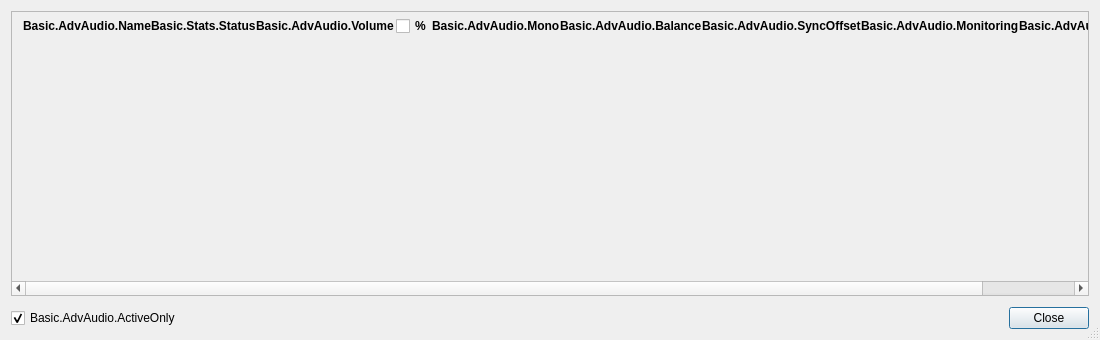
<?xml version="1.0" encoding="UTF-8"?>
<ui version="4.0">
 <class>OBSAdvAudio</class>
 <widget class="QDialog" name="OBSAdvAudio">
  <property name="geometry">
   <rect>
    <x>0</x>
    <y>0</y>
    <width>1100</width>
    <height>340</height>
   </rect>
  </property>
  <property name="sizePolicy">
   <sizepolicy hsizetype="Preferred" vsizetype="Preferred">
    <horstretch>0</horstretch>
    <verstretch>0</verstretch>
   </sizepolicy>
  </property>
  <property name="contextMenuPolicy">
   <enum>Qt::ContextMenuPolicy::CustomContextMenu</enum>
  </property>
  <property name="windowTitle">
   <string>Basic.AdvAudio</string>
  </property>
  <property name="sizeGripEnabled">
   <bool>true</bool>
  </property>
  <layout class="QGridLayout" name="gridLayout">
   <property name="leftMargin">
    <number>11</number>
   </property>
   <property name="topMargin">
    <number>11</number>
   </property>
   <property name="rightMargin">
    <number>11</number>
   </property>
   <property name="bottomMargin">
    <number>11</number>
   </property>
   <property name="verticalSpacing">
    <number>11</number>
   </property>
   <item row="1" column="0">
    <layout class="QHBoxLayout" name="horizontalLayout">
     <property name="spacing">
      <number>7</number>
     </property>
     <item>
      <widget class="QCheckBox" name="activeOnly">
       <property name="text">
        <string>Basic.AdvAudio.ActiveOnly</string>
       </property>
       <property name="checked">
        <bool>true</bool>
       </property>
      </widget>
     </item>
     <item>
      <spacer name="horizontalSpacer">
       <property name="orientation">
        <enum>Qt::Orientation::Horizontal</enum>
       </property>
       <property name="sizeHint" stdset="0">
        <size>
         <width>40</width>
         <height>20</height>
        </size>
       </property>
      </spacer>
     </item>
     <item>
      <widget class="QPushButton" name="closeButton">
       <property name="text">
        <string>Close</string>
       </property>
      </widget>
     </item>
    </layout>
   </item>
   <item row="0" column="0">
    <widget class="QScrollArea" name="scrollArea">
     <property name="sizePolicy">
      <sizepolicy hsizetype="Expanding" vsizetype="Expanding">
       <horstretch>0</horstretch>
       <verstretch>0</verstretch>
      </sizepolicy>
     </property>
     <property name="sizeAdjustPolicy">
      <enum>QAbstractScrollArea::SizeAdjustPolicy::AdjustToContents</enum>
     </property>
     <property name="widgetResizable">
      <bool>true</bool>
     </property>
     <widget class="QWidget" name="scrollAreaWidgetContents">
      <property name="geometry">
       <rect>
        <x>0</x>
        <y>0</y>
        <width>1157</width>
        <height>262</height>
       </rect>
      </property>
      <layout class="QGridLayout" name="gridLayout_3">
       <property name="leftMargin">
        <number>0</number>
       </property>
       <property name="topMargin">
        <number>0</number>
       </property>
       <property name="rightMargin">
        <number>0</number>
       </property>
       <property name="bottomMargin">
        <number>0</number>
       </property>
       <property name="spacing">
        <number>0</number>
       </property>
       <item row="0" column="0">
        <layout class="QVBoxLayout" name="verticalLayout">
         <property name="spacing">
          <number>0</number>
         </property>
         <property name="leftMargin">
          <number>4</number>
         </property>
         <property name="topMargin">
          <number>4</number>
         </property>
         <property name="rightMargin">
          <number>4</number>
         </property>
         <property name="bottomMargin">
          <number>4</number>
         </property>
         <item>
          <layout class="QGridLayout" name="mainLayout">
           <property name="verticalSpacing">
            <number>4</number>
           </property>
           <item row="0" column="5">
            <widget class="QLabel" name="label_2">
             <property name="font">
              <font>
               <bold>true</bold>
              </font>
             </property>
             <property name="text">
              <string>Basic.AdvAudio.Balance</string>
             </property>
            </widget>
           </item>
           <item row="0" column="2">
            <widget class="QLabel" name="label_7">
             <property name="sizePolicy">
              <sizepolicy hsizetype="Preferred" vsizetype="Preferred">
               <horstretch>0</horstretch>
               <verstretch>0</verstretch>
              </sizepolicy>
             </property>
             <property name="font">
              <font>
               <bold>true</bold>
              </font>
             </property>
             <property name="text">
              <string>Basic.Stats.Status</string>
             </property>
            </widget>
           </item>
           <item row="0" column="4">
            <widget class="QLabel" name="label_3">
             <property name="font">
              <font>
               <bold>true</bold>
              </font>
             </property>
             <property name="text">
              <string>Basic.AdvAudio.Mono</string>
             </property>
            </widget>
           </item>
           <item row="0" column="8">
            <widget class="QLabel" name="label_5">
             <property name="font">
              <font>
               <bold>true</bold>
              </font>
             </property>
             <property name="text">
              <string>Basic.AdvAudio.AudioTracks</string>
             </property>
            </widget>
           </item>
           <item row="0" column="1">
            <widget class="QLabel" name="label">
             <property name="font">
              <font>
               <bold>true</bold>
              </font>
             </property>
             <property name="text">
              <string>Basic.AdvAudio.Name</string>
             </property>
            </widget>
           </item>
           <item row="0" column="6">
            <widget class="QLabel" name="label_4">
             <property name="font">
              <font>
               <bold>true</bold>
              </font>
             </property>
             <property name="text">
              <string>Basic.AdvAudio.SyncOffset</string>
             </property>
            </widget>
           </item>
           <item row="0" column="7">
            <widget class="QLabel" name="label_6">
             <property name="font">
              <font>
               <bold>true</bold>
              </font>
             </property>
             <property name="text">
              <string>Basic.AdvAudio.Monitoring</string>
             </property>
            </widget>
           </item>
           <item row="0" column="3">
            <widget class="QWidget" name="widget" native="true">
             <layout class="QGridLayout" name="gridLayout_2">
              <property name="leftMargin">
               <number>0</number>
              </property>
              <property name="topMargin">
               <number>0</number>
              </property>
              <property name="rightMargin">
               <number>0</number>
              </property>
              <property name="bottomMargin">
               <number>0</number>
              </property>
              <property name="spacing">
               <number>0</number>
              </property>
              <item row="0" column="0">
               <layout class="QHBoxLayout" name="horizontalLayout_2">
                <property name="spacing">
                 <number>2</number>
                </property>
                <item>
                 <widget class="QLabel" name="label_9">
                  <property name="font">
                   <font>
                    <bold>true</bold>
                   </font>
                  </property>
                  <property name="text">
                   <string>Basic.AdvAudio.Volume</string>
                  </property>
                 </widget>
                </item>
                <item>
                 <widget class="QCheckBox" name="usePercent">
                  <property name="font">
                   <font>
                    <bold>true</bold>
                   </font>
                  </property>
                  <property name="text">
                   <string>%</string>
                  </property>
                 </widget>
                </item>
                <item>
                 <spacer name="horizontalSpacer_3">
                  <property name="orientation">
                   <enum>Qt::Orientation::Horizontal</enum>
                  </property>
                  <property name="sizeType">
                   <enum>QSizePolicy::Policy::Minimum</enum>
                  </property>
                  <property name="sizeHint" stdset="0">
                   <size>
                    <width>0</width>
                    <height>0</height>
                   </size>
                  </property>
                 </spacer>
                </item>
               </layout>
              </item>
             </layout>
            </widget>
           </item>
           <item row="0" column="0">
            <widget class="QLabel" name="label_8">
             <property name="text">
              <string/>
             </property>
            </widget>
           </item>
          </layout>
         </item>
         <item>
          <spacer name="verticalSpacer">
           <property name="orientation">
            <enum>Qt::Orientation::Vertical</enum>
           </property>
           <property name="sizeHint" stdset="0">
            <size>
             <width>20</width>
             <height>40</height>
            </size>
           </property>
          </spacer>
         </item>
        </layout>
       </item>
      </layout>
     </widget>
    </widget>
   </item>
  </layout>
 </widget>
 <resources/>
 <connections>
  <connection>
   <sender>closeButton</sender>
   <signal>clicked()</signal>
   <receiver>OBSAdvAudio</receiver>
   <slot>close()</slot>
   <hints>
    <hint type="sourcelabel">
     <x>1286</x>
     <y>474</y>
    </hint>
    <hint type="destinationlabel">
     <x>672</x>
     <y>250</y>
    </hint>
   </hints>
  </connection>
 </connections>
</ui>
